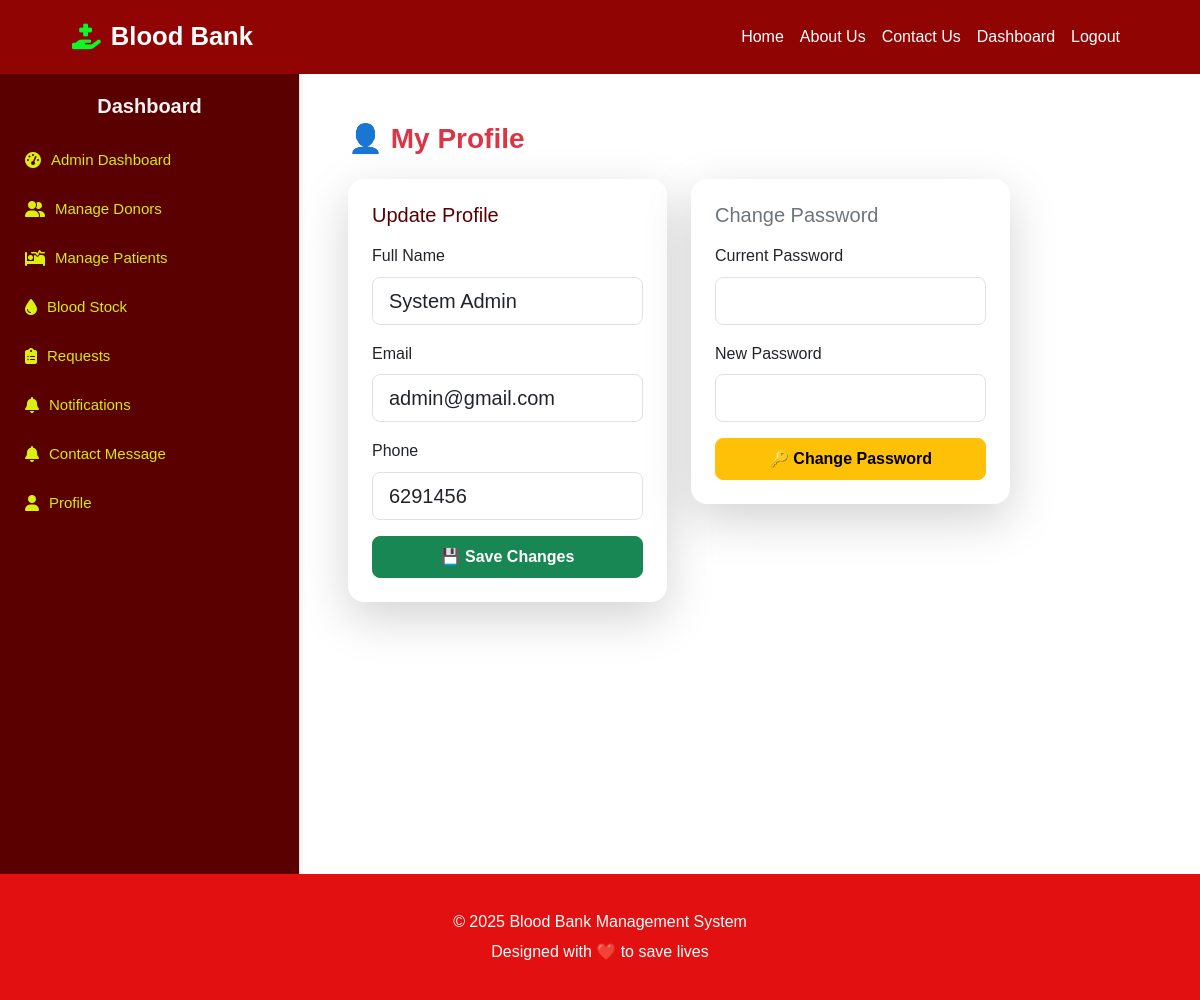
The app's page /admin/profile.php (signed in) with its own data.
### tables this page shows
CREATE TABLE `users` (
  `id` int(11) NOT NULL,
  `full_name` varchar(100) NOT NULL,
  `email` varchar(100) NOT NULL,
  `password` varchar(255) NOT NULL,
  `role` enum('admin','donor','patient') NOT NULL,
  `phone` varchar(20) DEFAULT NULL,
  `created_at` timestamp NOT NULL DEFAULT current_timestamp(),
  `updated_at` timestamp NOT NULL DEFAULT current_timestamp() ON UPDATE current_timestamp()
);

### functions.php (called while the page is built, shortened)
<?php
function e($str) {
    return htmlspecialchars(trim($str), ENT_QUOTES, 'UTF-8');
}
?>

### admin/profile.php (the view, shortened to what this page needs)
<?php ob_start();
require_once __DIR__ ."/../sidebar.php";
$adminId = $_SESSION['user_id'];
$stmt = $conn->prepare("SELECT full_name,email,phone FROM users WHERE id=?");
$stmt->bind_param("i",$adminId); $stmt->execute();
$cur = $stmt->get_result()->fetch_assoc();
?>
<div class="col-md-9 col-lg-10 p-4">
  <h3 class="mb-4 text-danger fw-bold">👤 My Profile</h3>
  <div class="row g-4">
    <div class="col-md-6">
      <div class="card shadow-lg border-0 rounded-4">
        <div class="card-body p-4">
          <h5 class="card-title  mb-3" style="color:#5a0000">Update Profile</h5>
          <form method="POST">
            <div class="mb-3">
              <label class="form-label">Full Name</label>
              <input name="full_name" class="form-control form-control-lg rounded-3"
                     value="<?= e($cur['full_name']) ?>">
            </div>
            <div class="mb-3">
              <label class="form-label">Email</label>
              <input name="email" type="email" class="form-control form-control-lg rounded-3"
                     value="<?= e($cur['email']) ?>">
            </div>
            <div class="mb-3">
              <label class="form-label">Phone</label>
              <input name="phone" class="form-control form-control-lg rounded-3"
                     value="<?= e($cur['phone']) ?>">
            </div>
            <button name="update_profile" class="btn btn-success w-100 rounded-3 py-2 fw-bold">
              💾 Save Changes
            </button>
          </form>
        </div>
      </div>
    </div>
    <div class="col-md-6">
      <div class="card shadow-lg border-0 rounded-4">
        <div class="card-body p-4">
          <h5 class="card-title text-secondary mb-3">Change Password</h5>
          <form method="POST">
            <div class="mb-3">
              <label class="form-label">Current Password</label>
              <input name="current_password" type="password" class="form-control form-control-lg rounded-3" required>
            </div>
            <div class="mb-3">
              <label class="form-label">New Password</label>
              <input name="new_password" type="password" class="form-control form-control-lg rounded-3" required>
            </div>
            <button name="change_password" class="btn btn-warning w-100 rounded-3 py-2 fw-bold">
              🔑 Change Password
            </button>
          </form>
        </div>
      </div>
    </div>
  </div>
</div>
</div>
<?php include "../footer.php"; ob_end_flush();?>

### header.php (style rules this page uses)
* { margin:0; padding:0; box-sizing:border-box; font-family: 'Poppins', sans-serif; }
body { background:#fff; color:#333; line-height:1.6; overflow-x:hidden; }

### records on screen
users: full_name "System Admin", email "admin@gmail.com", phone "6291456"
